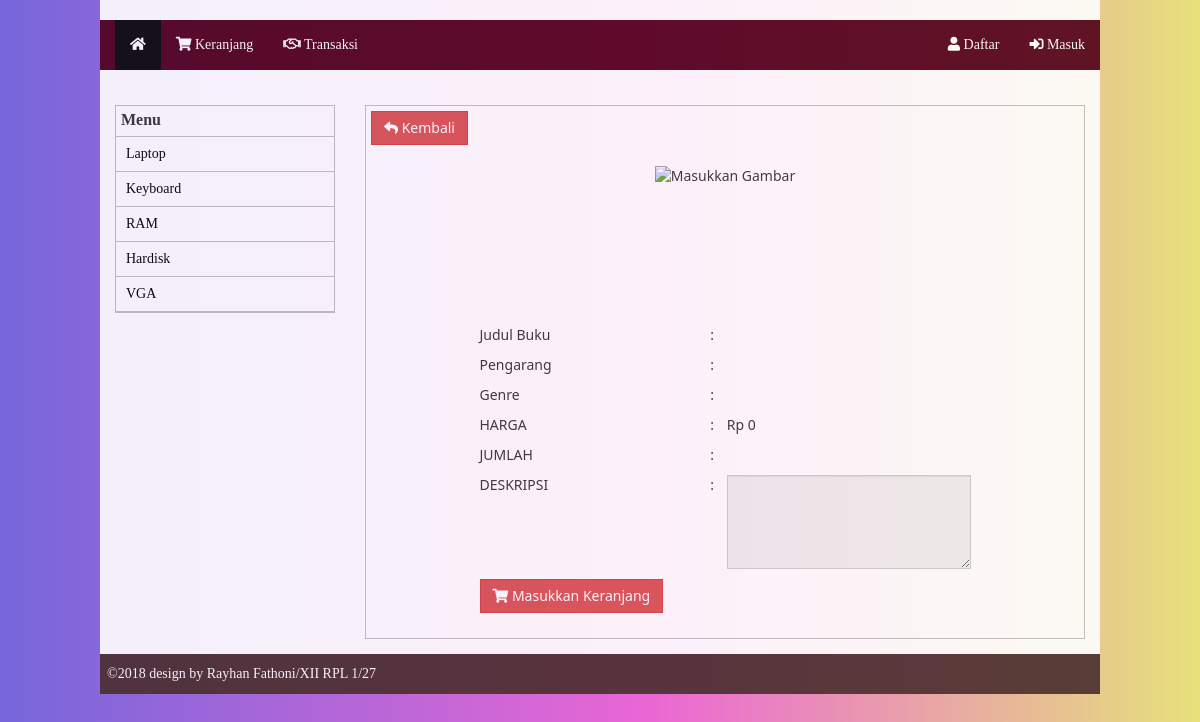
Page /detail_barang.php on the earlier database version.
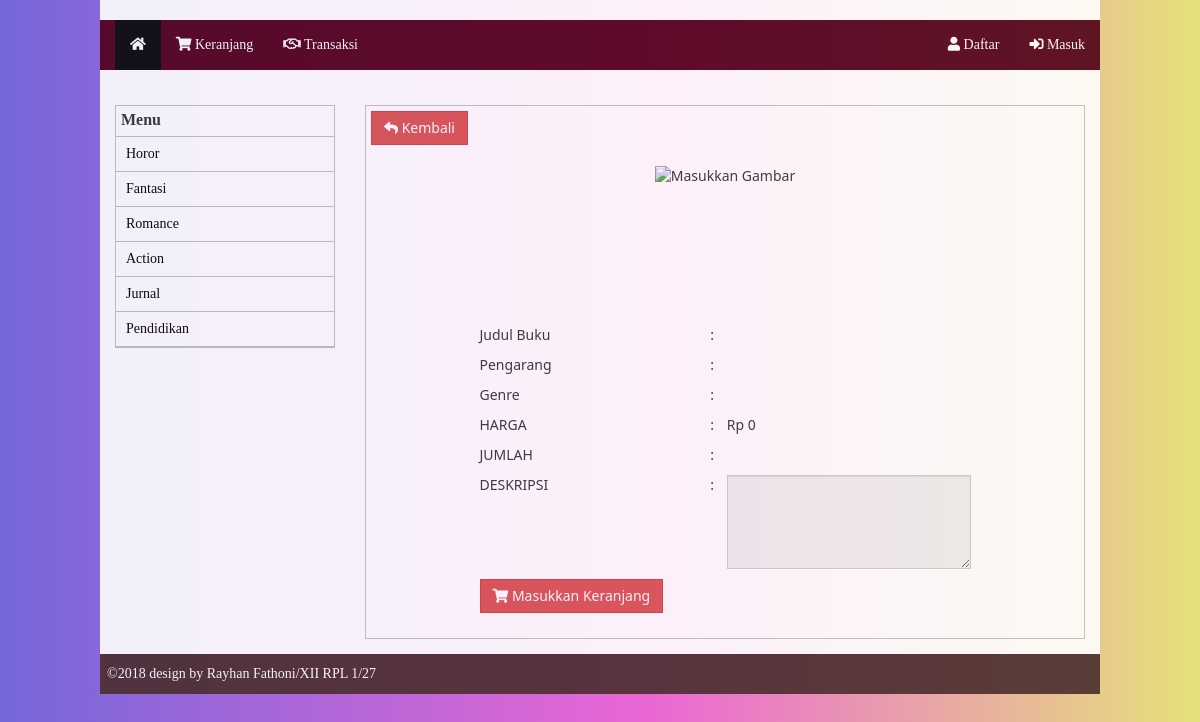
Same page on the later database version.
### tables this page shows
CREATE TABLE `tbl_produk` (
  `kode_produk` varchar(11) NOT NULL,
  `nama` varchar(50) NOT NULL,
  `pengarang` varchar(25) NOT NULL,
  `id_jenis` int(11) NOT NULL,
  `gambar` varchar(60) NOT NULL,
  `deskripsi` text NOT NULL,
  `harga` int(22) NOT NULL,
  `jumlah` int(11) NOT NULL
);

CREATE TABLE `tbl_jenis` (
  `id_jenis` int(11) NOT NULL,
  `jenis_barang` varchar(50) NOT NULL
);

### element/sidebar_main.php (the view, shortened to what this page needs)
<div class="col-lg-3 sidebar">
				<div class="side">
					<div class="side-header">
						<h2>Menu</h2>
					</div>
					<div class="isi jenis">
						<ul>
							<?php
							$select_jenis=mysql_query("SELECT * FROM tbl_produk GROUP BY id_jenis");
							while ($selJenis=mysql_fetch_array($select_jenis)) { ?>
							<?php
							$jns=mysql_query("SELECT * FROM tbl_jenis WHERE id_jenis='$selJenis[id_jenis]'");
							$jenis=mysql_fetch_array($jns);
							 ?>
							<li>
							<a href="index.php?cat=<?php echo $selJenis['id_jenis']; ?>" <?php if ($selJenis['id_jenis']==@$_GET['cat']) { ?>
							id="actived"
							<?php } ?>
							>
							<?php echo $jenis['jenis_barang']; ?>
							</a></li>
							<?php } ?>
						</ul>
					</div>
				</div>
			</div>

Differences in the rows shown:
removed tbl_produk: id_jenis.jenis_barang "Laptop"
removed tbl_produk: id_jenis.jenis_barang "Keyboard"
removed tbl_produk: id_jenis.jenis_barang "RAM"
removed tbl_produk: id_jenis.jenis_barang "Hardisk"
removed tbl_produk: id_jenis.jenis_barang "VGA"
added tbl_produk: id_jenis.jenis_barang "Horor"
added tbl_produk: id_jenis.jenis_barang "Fantasi"
added tbl_produk: id_jenis.jenis_barang "Romance"
added tbl_produk: id_jenis.jenis_barang "Action"
added tbl_produk: id_jenis.jenis_barang "Jurnal"
added tbl_produk: id_jenis.jenis_barang "Pendidikan"
